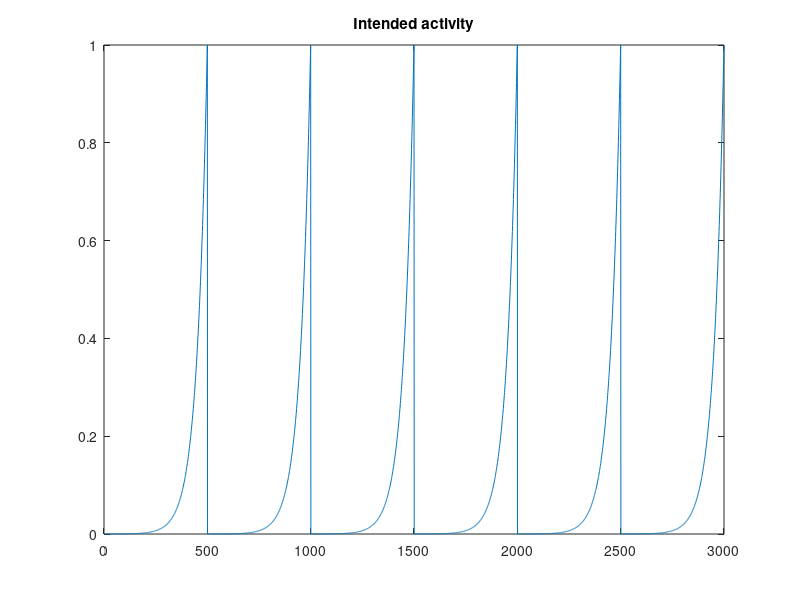

Here is the MATLAB script that generated this plot:

% This script generates a time series representing regular bursting

nsteps = 3000;

intended_activity = zeros(nsteps, 1);
x = exp(0.02:0.02:10);

for ii = 1:nsteps
    if ii <= 500
        intended_activity(ii) = x(ii);
    elseif ii <= 1000
        intended_activity(ii) = x(ii-500);
    elseif ii <= 1500
        intended_activity(ii) = x(ii-1000);
    elseif ii <= 2000
        intended_activity(ii) = x(ii-1500);
    elseif ii <= 2500
        intended_activity(ii) = x(ii-2000);
    elseif ii <= 3000
        intended_activity(ii) = x(ii-2500);
    end
end

intended_activity = intended_activity - min(intended_activity);
intended_activity = intended_activity / max(intended_activity);

plot(intended_activity)
title('Intended activity')

% save('intended_activity', 'intended_activity')

